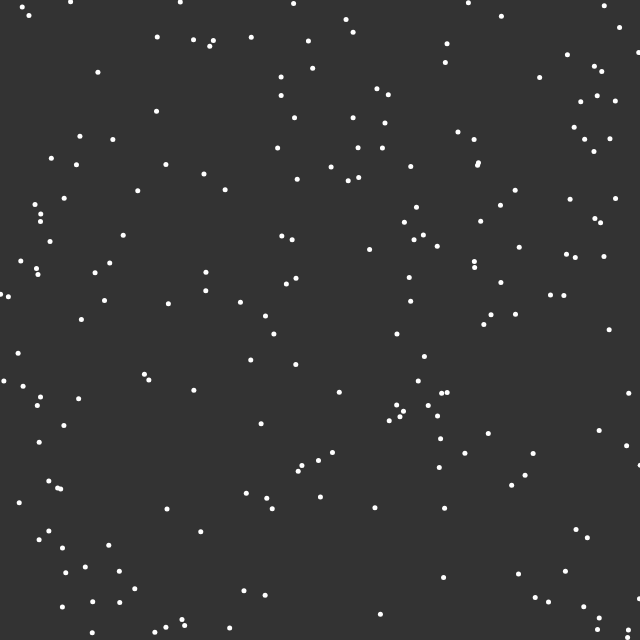
Frame 1 (no input)
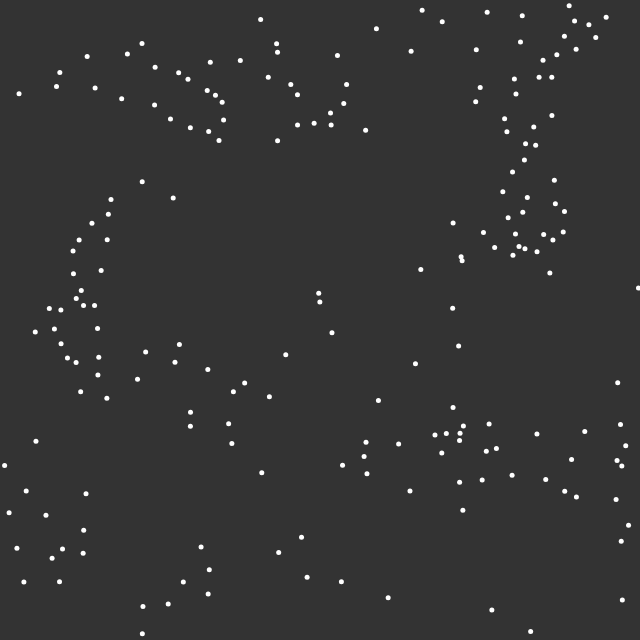
Frame 60 (no input)
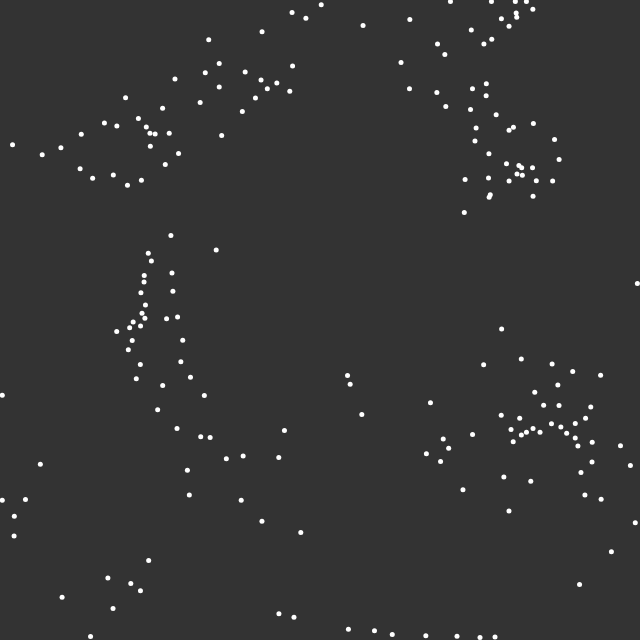
Frame 120 (the mouse pressed at the canvas centre since frame 60)

The p5.js sketch that drew these frames (run headless with seeded random() and noise() and a simulated clock; from frame 60 on, the mouse is pressed at the canvas centre):

// p5.js sketch
// ── sketch.js
const flock = [];

function setup() {
    createCanvas(640, 640);
    for (let i = 1; i <= 200; i++) {
        flock.push(new Boid());
    }
}

function draw() {
    background(51);
    for (let boid of flock) {
        boid.edges();
        boid.flock(flock);
        boid.update();
        boid.show();
    }
}
// ── boid.js
class Boid {
    constructor() {
        this.position = createVector(random(width), random(height));
        this.velocity = p5.Vector.random2D();
        this.acceleration = createVector();
        this.maxForce = 0.1;
        this.maxSpeed = 1.5;
    }  


    edges() {
        if (this.position.x > width) {
            this.position.x = 0;
        } else if (this.position.x < 0) {
            this.position.x = width;
        }
        if (this.position.y > height) {
            this.position.y = 0;
        } else if (this.position.y < 0) {
            this.position.y = height;
        }
    }

    align(boids) {
        let perceptionRadius = 50;
        let steering = createVector();
        var total = 0;
        for(let other of boids) {
            let d = dist(
                this.position.x, 
                this.position.y, 
                other.position.x, 
                other.position.y
            );

            if (other != this && d<perceptionRadius) {
                steering.add(other.velocity);
                total++;
            }

        }
        if (total > 0) {
            steering.div(total);
            steering.setMag(this.maxSpeed);
            steering.sub(this.velocity);
            steering.limit(this.maxForce);
        }
        return steering;
    }

    cohesion(boids) {
        let perceptionRadius = 50;
        let steering = createVector();
        var total = 0;
        for(let other of boids) {
            let d = dist(
                this.position.x, 
                this.position.y, 
                other.position.x, 
                other.position.y
            );

            if (other != this && d<perceptionRadius) {
                steering.add(other.position);
                total++;
            }

        }
        if (total > 0) {
            steering.div(total);
            steering.sub(this.position); // C
            steering.setMag(this.maxSpeed);
            steering.sub(this.velocity);
            steering.limit(this.maxForce);
        }
        return steering;
    }

    separation(boids) {
        let perceptionRadius = 50;
        let steering = createVector();
        var total = 0;
        for(let other of boids) {
            let d = dist(
                this.position.x, 
                this.position.y, 
                other.position.x, 
                other.position.y
            );

            if (other != this && d<perceptionRadius) {
                let diff = p5.Vector.sub(this.position, other.position); // S
                diff.div(d); //S
                steering.add(diff);
                total++;
            }

        }
        if (total > 0) {
            steering.div(total);
            steering.setMag(this.maxSpeed);
            steering.sub(this.velocity);
            steering.limit(this.maxForce);
        }
        return steering;
    }

    flock(boids) {
        this.acceleration.mult(0);
        let alignment = this.align(boids);
        let cohesion = this.cohesion(boids);
        let separation = this.separation(boids);
        this.acceleration.add(separation);
        this.acceleration.add(alignment);
        this.acceleration.add(cohesion);
    }
    
    update() {
        this.position.add(this.velocity);
        this.velocity.add(this.acceleration);
    }

    show() {
        strokeWeight(5);
        stroke(255);
        point(this.position.x, this.position.y);
        
    }
}


// Make a 3D version, see what happens with a 4D version
